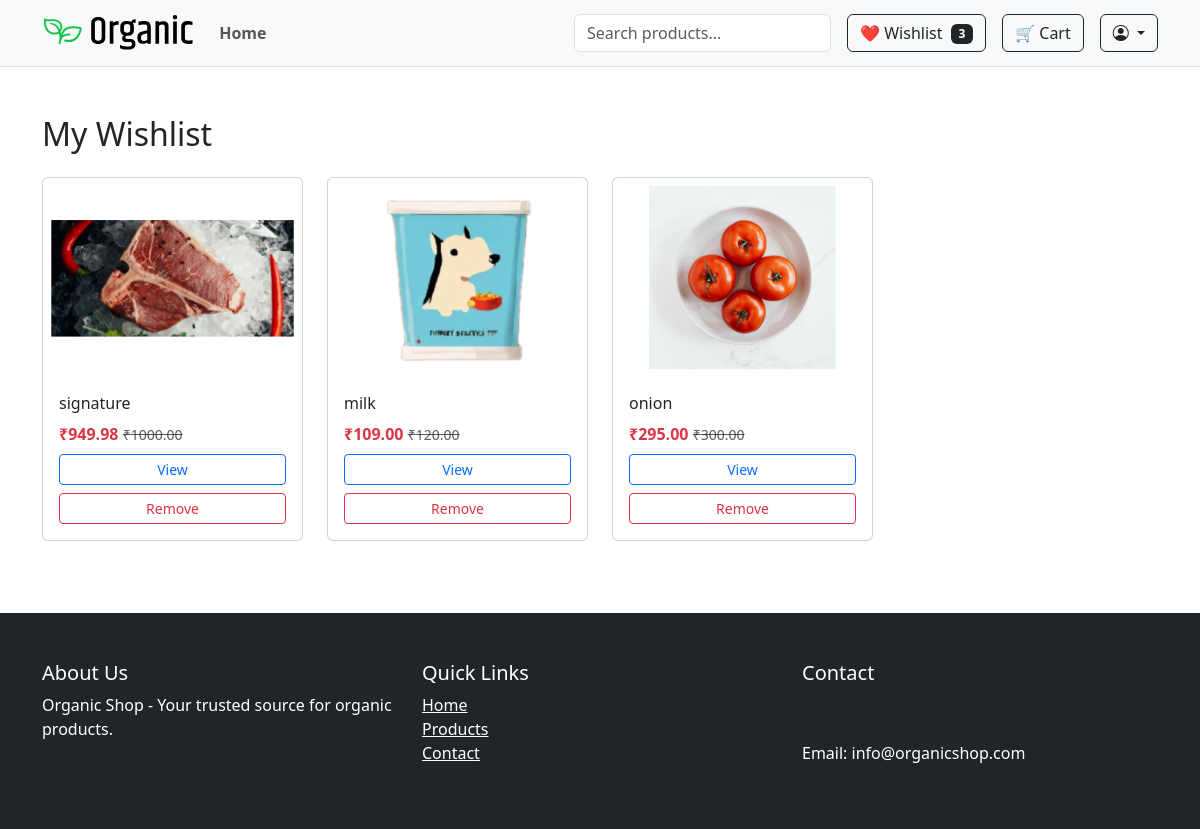
Before: /accounts/wishlist/ (signed in) with the older database file.
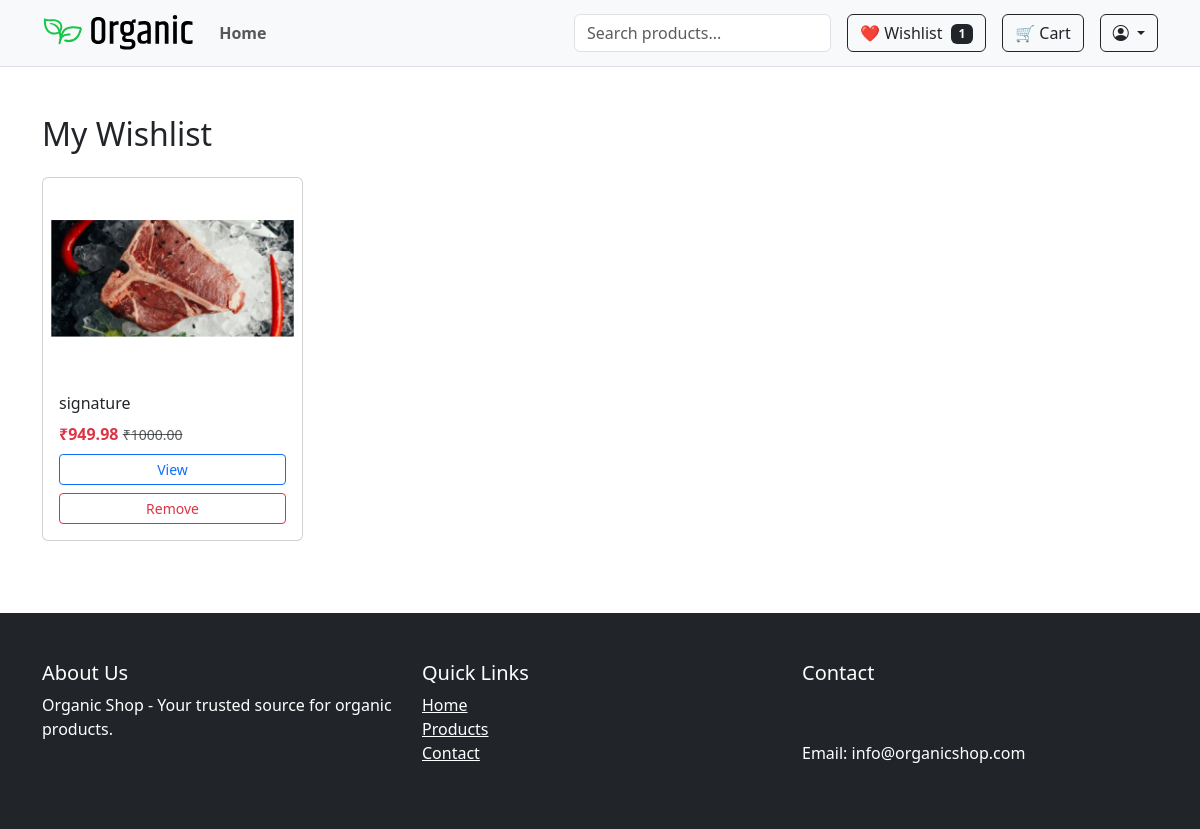
After: the same page with the newer database file.
### accounts/models.py (models this page shows)
class Wishlist(models.Model):
    user = models.ForeignKey(User, on_delete=models.CASCADE, related_name='account_wishlist')
    variant = models.ForeignKey(ProductVariant, on_delete=models.SET_NULL, null=True, blank=True)
    product = models.ForeignKey(Product, on_delete=models.CASCADE, related_name='account_wishlist_items')
    added_at = models.DateTimeField(auto_now_add=True)
    class Meta:
        unique_together = ('user', 'product')

### shop/models.py (models this page shows, shortened)
class Product(models.Model):
    category = models.ForeignKey(Category, on_delete=models.CASCADE, related_name='products')
    name = models.CharField(max_length=255)
    slug = models.SlugField(unique=True)
    description = models.TextField()
    price = models.DecimalField(max_digits=10, decimal_places=2)
    discount_price = models.DecimalField(max_digits=10, decimal_places=2, null=True, blank=True)
    image = models.ImageField(upload_to='products/')
    is_featured = models.BooleanField(default=False)
    sold_count = models.PositiveIntegerField(default=0)
    created_at = models.DateTimeField(auto_now_add=True)
    views = models.PositiveIntegerField(default=0)
    available = models.BooleanField(default=True)
    stock = models.PositiveIntegerField(default=0)

### accounts/views.py (the view)
# urls.py: path('wishlist/', views.wishlist_view, name='wishlist'),
@login_required
def wishlist_view(request):
    wishlist_items = Wishlist.objects.filter(user=request.user).select_related('product')
    wishlist_count = wishlist_items.count()
    return render(request, 'accounts/wishlist.html', {
        'wishlist_items': wishlist_items,
        'wishlist_count': wishlist_count
        })

### accounts/templates/accounts/wishlist.html (shortened to what this page needs)
{% extends 'shop/base.html' %}
{% load static %}
{% block content %}
<div class="container py-5">
    <h2 class="mb-4">My Wishlist</h2>
    {% if wishlist_items %}
        <div class="row">
            {% for item in wishlist_items %}
                <div class="col-6 col-md-3 mb-4">
                    <div class="card h-100">
                        <img src="{{ item.product.image.url }}" class="card-img-top p-2" alt="{{ item.product.name }}" style="height: 200px; object-fit: contain;">
                        <div class="card-body">
                            <h6 class="card-title">{{ item.product.name|truncatechars:40 }}</h6>
                            <div class="price mb-2">
                                {% if item.product.discount_price %}
                                    <span class="text-danger fw-bold">₹{{ item.product.discount_price }}</span>
                                    <small class="text-muted text-decoration-line-through">₹{{ item.product.price }}</small>
                                {% else %}
                                    ₹{{ item.product.price }}
                                {% endif %}
                            </div>
                            <a href="{% url 'shop:product_detail' item.product.slug %}" class="btn btn-outline-primary btn-sm w-100 mb-2">View</a>
                            <form action="{% url 'accounts:remove_from_wishlist' item.product.id %}" method="post">
                                <button type="submit" class="btn btn-outline-danger btn-sm w-100">Remove</button>
                            </form>
                        </div>
                    </div>
                </div>
            {% endfor %}
        </div>
    {% else %}
        <div class="alert alert-info">Your wishlist is empty.</div>
    {% endif %}
</div>
{% endblock %}

### shop/templates/shop/base.html (shortened to what this page needs)
<!DOCTYPE html>
{% load static %}
<html lang="en">
<head>
    <link href="https://cdn.jsdelivr.net/npm/bootstrap@5.3.0-alpha3/dist/css/bootstrap.min.css" rel="stylesheet">
    <link rel="stylesheet" href="{% static 'css/style.css' %}">
    <link rel="stylesheet" href="https://cdn.jsdelivr.net/npm/bootstrap-icons@1.10.5/font/bootstrap-icons.css">
</head>
<body>
    {% include 'shop/partials/header.html' %}
    <main>
        {% block content %}{% endblock %}
    </main>
    {% include 'shop/partials/footer.html' %}
</body>
</html>

### shop/templates/shop/partials/header.html (shortened to what this page needs)
{% load static %}
<header>
  <nav class="navbar navbar-expand-lg navbar-light bg-light border-bottom py-2">
    <div class="container">
      <a class="navbar-brand" href="{% url 'shop:index' %}">
        <img src="{% static 'images/logo.svg' %}" alt="Organic Shop" height="40">
      </a>
      <div class="collapse navbar-collapse" id="navbarContent">
        <ul class="navbar-nav me-auto mb-2 mb-lg-0 gap-2">
          <li class="nav-item">
            <a class="nav-link fw-semibold" href="{% url 'shop:index' %}">Home</a>
          </li>
        </ul>
        <form class="d-flex position-relative me-3" id="ajax-search-form">
          <input class="form-control" type="search" id="search-input" placeholder="Search products..." aria-label="Search">
        </form>
        {% if user.is_authenticated %}
    <a href="{% url 'accounts:wishlist' %}" class="btn btn-outline-dark me-3">
        ❤️ Wishlist
        {% if wishlist_count %}
            <span class="badge bg-dark ms-1">{{ wishlist_count }}</span>
        {% endif %}
    </a>
    <a href="{% url 'shop:cart_detail' %}" class="btn btn-outline-dark me-3">
        🛒 Cart
    </a>
{% endif %}
        <div class="dropdown">
          <a class="btn btn-outline-dark dropdown-toggle" href="#" role="button" id="userMenu" data-bs-toggle="dropdown" aria-expanded="false">
            <i class="bi bi-person-circle"></i>
          </a>
        </div>
      </div>
    </div>
  </nav>
</header>

### shop/templates/shop/partials/footer.html
<footer class="bg-dark text-white py-5">
    <div class="container">
        <div class="row">
            <div class="col-md-4">
                <h5>About Us</h5>
                <p>Organic Shop - Your trusted source for organic products.</p>
            </div>
            <div class="col-md-4">
                <h5>Quick Links</h5>
                <ul class="list-unstyled">
                    <li><a href="#" class="text-white">Home</a></li>
                    <li><a href="#" class="text-white">Products</a></li>
                    <li><a href="#" class="text-white">Contact</a></li>
                </ul>
            </div>
            <div class="col-md-4">
                <h5>Contact</h5>
                <address>
                    <br>
                    <br>
                    Email: info@organicshop.com
                </address>
            </div>
        </div>
    </div>
</footer>

### shop/static/css/style.css (style rules this page uses)
.price .text-danger { font-weight: bold; }

Changed rows visible on the page:
removed Wishlist: product.image (picture), product.name "milk", product.discount_price "109.00", product.price "120.00"
removed Wishlist: product.image (picture), product.name "onion", product.discount_price "295.00", product.price "300.00"
Other visible differences:
{{ wishlist_count }}: "3" → "1"
